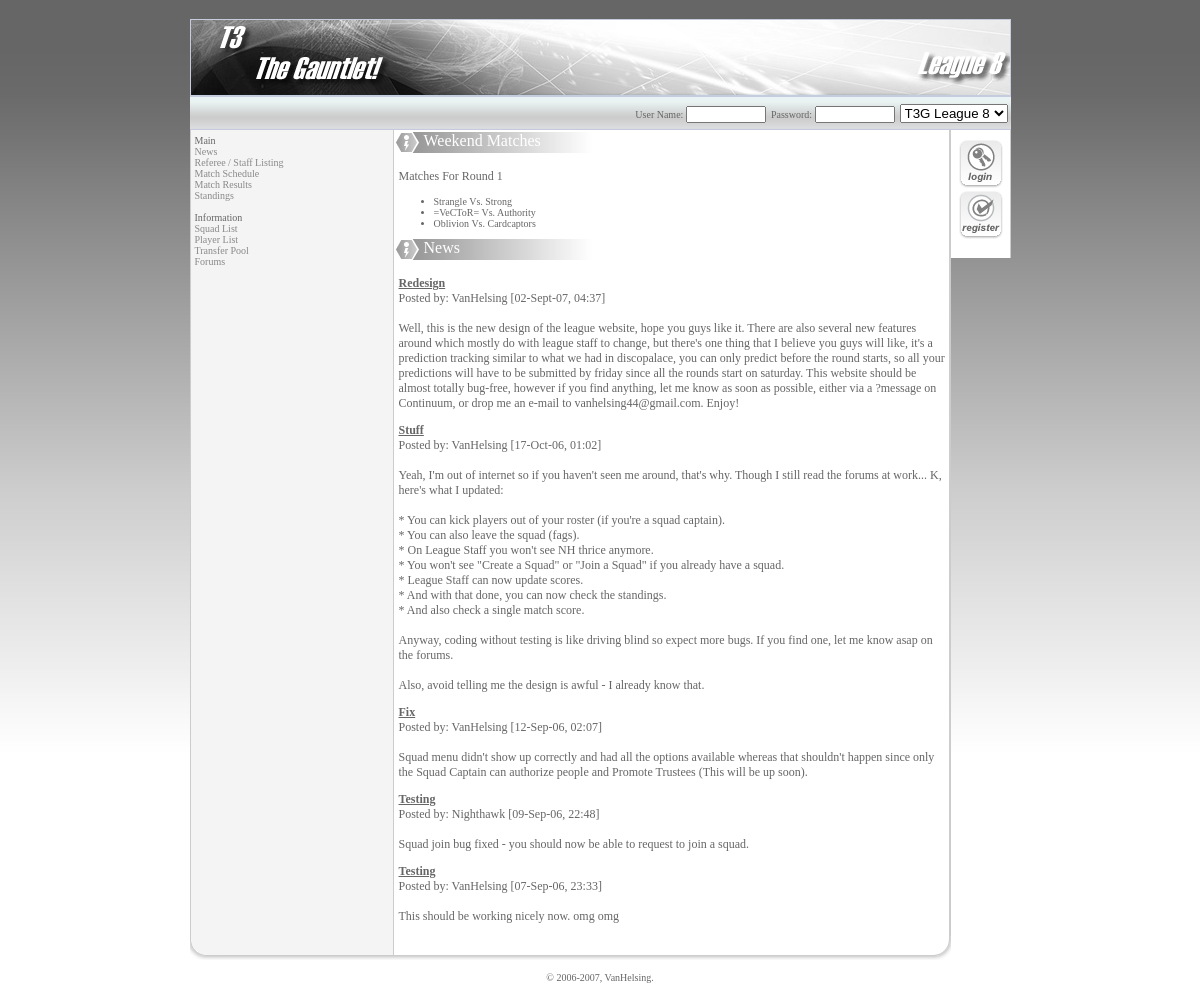
The page / on the database its author committed.
### tables this page shows
CREATE TABLE Rounds (
    SDate INT NOT NULL,
    Round INT NOT NULL,
    League_ID INT NOT NULL
);

CREATE TABLE numatches (
    Game_ID INT NOT NULL,
    SID_A INT NOT NULL,
    SID_B INT NOT NULL,
    Round INT NOT NULL,
    League_ID INT NOT NULL
);

CREATE TABLE Squads (
    Squad_ID INT NOT NULL,
    League_ID INT NOT NULL,
    SquadName VARCHAR(100) NOT NULL,
    GamesPlayed INT NOT NULL,
    Wins INT NOT NULL,
    Losses INT NOT NULL,
    Points INT NOT NULL,
    Owner_ID INT NOT NULL,
    Coowner1_ID INT NOT NULL,
    Coowner2_ID INT NOT NULL
);

### common/common.php (the view, shortened to what this page needs)
<?php
function getCurrentRound($db, $lid) {
    $currentTime = time();
    $weekToGo = date($currentTime - 7 * 24 * 60 * 60);
    try {
        $sq = $db->query("SELECT SDate, Round FROM Rounds WHERE League_ID=" . $lid);
        $error = $db->error;
        while($row = $sq->fetch_array()) {
            $roundDate = $row['SDate'];
            if($currentTime >= $roundDate) {
                if($roundDate > $weekToGo) {
                    return $row['Round'];
                }
            }
        }
    } catch (Exception $e) {
        return 0;
    }
}
function showMatchesForRound($db, $round, $lid, $linkTo) {
    if($linkTo != "") {
        $linkTo = "<a href='./" . $linkTo . "?gameid=";
        $linkEnd = "</a>";
    } else {
        $linkTo = "";
        $linkEnd = "";
    }
    $sq = $db->query("SELECT Game_ID, SID_A, SID_B FROM numatches WHERE League_ID=" . $lid . " AND Round=" . $round);
    echo("<ul>");
    while($row = $sq->fetch_array()) {
        echo("<li>" . $linkTo);
        echo(getSquad($db, $row['SID_A']) . " Vs. " . getSquad($db, $row['SID_B']));
        echo($linkEnd . "</li>");
    }
    echo("</ul>");
}
function getSquad($db, $sid) {
    $sq = $db->query("SELECT * FROM Squads WHERE Squad_ID = '$sid'");
    while($row = $sq->fetch_array()) {
        return $row['SquadName'];
    }
}
?>

### index.php (shortened to what this page needs)
<?php
    include($_SERVER['DOCUMENT_ROOT'] . '/common/dbconn.php');
?>
<!doctype html public "-//W3C//DTD HTML 4.0//EN">
<html>
    <head>
        <link type="text/css" rel="stylesheet" href="./common/styles.css">
    </head>
    <body onLoad="mm_preloadimages('images/LoginBtn_RollOver.png','images/RegisterBtn_RollOver.png');">
        <?php include($_SERVER['DOCUMENT_ROOT'] . '/logtop.php'); ?>
        <table align="center" cellspacing="0" cellpadding="0" border="0" width="821px">
            <tr valign="top">
                <td class="Menu">
                    <?php include($_SERVER['DOCUMENT_ROOT'] . '/menu.php'); ?>
                </td>
                <td class="Content">
                    <p class="title">Weekend Matches</p>
                    <p class="classicText">
                        <?php
                            try {
                                $currentRound = getCurrentRound($db, $lid);
                                if($currentRound == 0) {
                                    throw new Exception("No scheduled matches for this week.");
                                } else {
                                    echo("Matches For Round " . $currentRound);
                                    showMatchesForRound($db, $currentRound, $lid, "");
                                }
                            } catch (Exception $e) {
                                echo($e->getMessage());
                            }
                        ?>
                    </p>
                    <p class="title">News</p>
                    <p style="margin-left: 10px;">
                        <?php include_once($_SERVER['DOCUMENT_ROOT'] . '/news.php'); ?>
                    </p>
                </td>
                <td>
                    <?php include($_SERVER['DOCUMENT_ROOT'] . '/logside.php'); ?>
                </td>
            </tr>
            <?php include($_SERVER['DOCUMENT_ROOT'] . '/bottom.php'); ?>
        </table>
    </body>
</html>

### logtop.php (shortened to what this page needs)
<?php
    $user = $_SESSION['User'];
    $showLogin = empty($user);
?>
<table align="center" cellspacing="0" cellpadding="0" border="0" width="821px" height="77px" bgcolor="#000000" style="margin-bottom:-2px">
    <tr>
        <td><img src="images/Top2.png"></td>
    </tr>
</table>
<table style="position:top center;" cellspacing="0" cellpadding="0" border="0" width="821px" height="34px" background="images/BarBackground.png" align="center">
    <tr>
        <td>
            <?php if($showLogin) : ?>
                <table width="100%">
                    <tr>
                        <td width="90%" align="right">
                            <form name="reg" action="login.php" method="post">
                                User Name: <input class="login" type="text" name="user" size="10"></input>&nbsp;
                                Password: <input class="login" type="password" name="pwd" size="10"></input>&nbsp;
                                <select name="lid">
                                    <?php $utils->getLeaguesDropBox(); ?>
                                </select>
                            </form>
                        </td>
                    </tr>
                </table>
            <?php else : ?>
                <p align="right" style="margin-right: 5px;">Welcome back, <?php echo($user); ?>.</p>
            <?php endif; ?>
        </td>
    </tr>
</table>

### common/utils.php (shortened to what this page needs)
<?php
class Utils {
    var $db = null;
    function setDB($db) {
        $this->db = $db;
    }
    function query($query)
    {
        $result = mysqli_query($this->db, $query);
        $error = $this->db->error;
        return $result;
    }
    function getLeaguesDropBox()
    {
        $query = "SELECT League_ID, Description, Active FROM Flags";
        $result = $this->query($query);
        while ($league = $result->fetch_object())
        {
            if ($league->Active == 1)
                $selected = "selected";
            else
                $selected = "";
            $lid = $league->League_ID;
            $desc = $league->Description;
            print "<option $selected value='$lid'>$desc</option>\n";
        }
    }
}
?>

### menu.php (shortened to what this page needs)
<p class="menu">Main<br>
<a href="index.php">News</a><br>
<a href="listop.php">Referee / Staff Listing</a><br>
<a href="schedule.php">Match Schedule</a><br>
<a href="rounds.php">Match Results</a><br>
<a href="standings.php">Standings</a><br>
<br>
Information<br>
<a href="squads.php">Squad List</a><br>
<a href="players.php">Player List</a><br>
<a href="transfer.php">Transfer Pool</a><br>
<a href="http://forums.t3g.org" target="_blank">Forums</a>
</p>

### news.php
<p class="newspost">
<u><b>Redesign</u></b><br>
Posted by: VanHelsing [02-Sept-07, 04:37]<br><br>
Well, this is the new design of the league website, hope you guys like it. There are also several new features around which mostly do with league staff to change, but there's one thing that I believe you guys will like, it's a prediction tracking similar to what we had in discopalace, you can only predict before the round starts, so all your predictions will have to be submitted by friday since all the rounds start on saturday. This website should be almost totally bug-free, however if you find anything, let me know as soon as possible, either via a ?message on Continuum, or drop me an e-mail to vanhelsing44@gmail.com. Enjoy!
</p>
<p class="newspost">
<u><b>Stuff</u></b><br>
Posted by: VanHelsing [17-Oct-06, 01:02]<br><br>
Yeah, I'm out of internet so if you haven't seen me around, that's why. Though I still read the forums at work... K, here's what I updated:<br /><br />
* You can kick players out of your roster (if you're a squad captain).<br />
* You can also leave the squad (fags).<br />
* On League Staff you won't see NH thrice anymore.<br />
* You won't see "Create a Squad" or "Join a Squad" if you already have a squad.<br />
* League Staff can now update scores.<br />
* And with that done, you can now check the standings.<br />
* And also check a single match score.<br /><br />
Anyway, coding without testing is like driving blind so expect more bugs. If you find one, let me know asap on the forums.<br /><br />
Also, avoid telling me the design is awful - I already know that.
</p>
<p class="newspost">
<u><b>Fix</u></b><br>
Posted by: VanHelsing [12-Sep-06, 02:07]<br><br>
Squad menu didn't show up correctly and had all the options available whereas that shouldn't happen since only the Squad Captain can authorize people and Promote Trustees (This will be up soon).
</p>
<p class="newspost">
<u><b>Testing</u></b><br>
Posted by: Nighthawk [09-Sep-06, 22:48]<br><br>
Squad join bug fixed - you should now be able to request to join a squad.
</p>
<p class="newspost">
<u><b>Testing</u></b><br>
Posted by: VanHelsing [07-Sep-06, 23:33]<br><br>
This should be working nicely now. omg omg
</p>

### logside.php (shortened to what this page needs)
<?php
    $notAuthenticated = empty($_SESSION['User']);
?>
<table align="center" cellspacing="0" cellpadding="0" border="0" width="60px">
    <tr height="128px" valign="top">
        <td style="background-image:url(images/ButtonsBackground.png);">
            <p align="center">
                <?php if($notAuthenticated) : ?>
                    <a href="javascript:doSubmit('reg');"><img src="images/LoginBtn.png" border="0" name="loginimg" id="loginimg" onMouseOver="MM_swapImage('loginimg','','images/LoginBtn_RollOver.png',1);" onMouseOut="MM_swapImgRestore();"></a><br>
                    <a href="register.php"><img src="images/RegisterBtn.png" border="0" name="regimg" id="regimg" onMouseOver="MM_swapImage('regimg','','images/RegisterBtn_RollOver.png',1);" onMouseOut="MM_swapImgRestore();"></a>
                <?php else : ?>
                    <a href="logout.php"><img src="images/LogoutBtn.png" border="0" name="logoutimg" id="logoutimg" onMouseOver="MM_swapImage('logoutimg','images/LogoutBtn_RollOver.png',1);" onMouseOut="MM_swapImgRestore();"></a><br>
                <?php endif; ?>
            </p>
        </td>
    </tr>
</table>

### bottom.php
<tr>
    <td><img src="images/MenuBottom.png"></td>
    <td><img src="images/ContentBottom.png"></td>
    <td>&nbsp;</td>
</tr>
<tr>
    <td colspan="3">
        <p align="center">
            © 2006-2007, VanHelsing.
        </p>
    </td>
</tr>

### common/styles.css (style rules this page uses)
body { background-color:#FFFFFF; font-family:Tahoma; font-size:10px; color:#666666; background-image:url(../images/Background.png); background-repeat:repeat-x; }
p.newspost { font-family:Tahoma; font-size:12px; color:#666666; margin-left:5px; margin-right:5px; margin-top:5px; }
p.classicText { margin-left:5px; margin-right:5px; margin-top:5px; font-size:12px; font-family:Tahoma; }
p.menu { margin-left:5px; margin-top:5px; }
a:link { color:#898989; text-decoration:none; }
input.login { font-size:10px; }
td.Menu { background-image:url(../images/MenuBackground.png); width:204px; }
td.Content { background-image:url(../images/ContentBackground.png); width:557px; }
:root { --white: #FFFFFF; --black: #000000; --accent: #EDB90D; --font-size-header: 16px; }
p.title { background-image: url(../images/PageTitle.png); width: 168px; height: 21px; margin-top: 2px; padding-left: 30px; font-size: var(--font-size-header); color: var(--white); }

### rows shown on the page
rounds: Round "1"
numatches: SID_A.SquadName "Strangle", SID_B.SquadName "Strong"
numatches: SID_A.SquadName "=VeCToR=", SID_B.SquadName "Authority"
numatches: SID_A.SquadName "Oblivion", SID_B.SquadName "Cardcaptors"

### other values the page prints
form field lid "T3G League 8"
